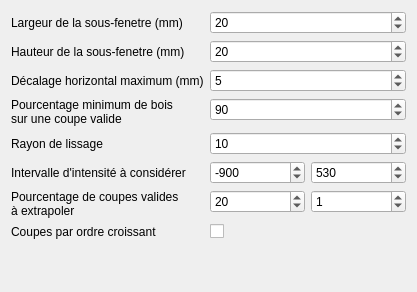
           <widget class="QWidget" name="page_11">
            <property name="geometry">
             <rect>
              <x>0</x>
              <y>0</y>
              <width>417</width>
              <height>292</height>
             </rect>
            </property>
            <attribute name="label">
             <string>Moelle des nœuds</string>
            </attribute>
            <layout class="QFormLayout" name="formLayout_12">
             <property name="fieldGrowthPolicy">
              <enum>QFormLayout::AllNonFixedFieldsGrow</enum>
             </property>
             <item row="0" column="0">
              <widget class="QLabel" name="label_58">
               <property name="text">
                <string>Largeur de la sous-fenetre (mm)</string>
               </property>
              </widget>
             </item>
             <item row="0" column="1">
              <widget class="QSpinBox" name="_spinPithSubWindowWidth_knot">
               <property name="minimum">
                <number>1</number>
               </property>
               <property name="maximum">
                <number>200</number>
               </property>
               <property name="value">
                <number>20</number>
               </property>
              </widget>
             </item>
             <item row="1" column="0">
              <widget class="QLabel" name="label_16">
               <property name="text">
                <string>Hauteur de la sous-fenetre (mm)</string>
               </property>
              </widget>
             </item>
             <item row="1" column="1">
              <widget class="QSpinBox" name="_spinPithSubWindowHeight_knot">
               <property name="minimum">
                <number>1</number>
               </property>
               <property name="maximum">
                <number>200</number>
               </property>
               <property name="value">
                <number>20</number>
               </property>
              </widget>
             </item>
             <item row="2" column="0">
              <widget class="QLabel" name="label_57">
               <property name="text">
                <string>Décalage horizontal maximum (mm)</string>
               </property>
              </widget>
             </item>
             <item row="2" column="1">
              <widget class="QSpinBox" name="_spinPithMaximumShift_knot">
               <property name="maximum">
                <number>100</number>
               </property>
               <property name="value">
                <number>5</number>
               </property>
              </widget>
             </item>
             <item row="4" column="0">
              <widget class="QLabel" name="label_59">
               <property name="text">
                <string>Rayon de lissage</string>
               </property>
              </widget>
             </item>
             <item row="4" column="1">
              <widget class="QSpinBox" name="_spinPithSmoothingRadius_knot">
               <property name="maximum">
                <number>50</number>
               </property>
               <property name="value">
                <number>10</number>
               </property>
              </widget>
             </item>
             <item row="6" column="0">
              <widget class="QLabel" name="label_22">
               <property name="text">
                <string>Intervalle d'intensité à considérer</string>
               </property>
              </widget>
             </item>
             <item row="6" column="1">
              <layout class="QHBoxLayout" name="horizontalLayout_6">
               <item>
                <widget class="QSpinBox" name="_spinPithMinIntensity_knot">
                 <property name="minimum">
                  <number>-3024</number>
                 </property>
                 <property name="maximum">
                  <number>3024</number>
                 </property>
                 <property name="value">
                  <number>-900</number>
                 </property>
                </widget>
               </item>
               <item>
                <widget class="QSpinBox" name="_spinPithMaxIntensity_knot">
                 <property name="minimum">
                  <number>-3024</number>
                 </property>
                 <property name="maximum">
                  <number>3024</number>
                 </property>
                 <property name="value">
                  <number>530</number>
                 </property>
                </widget>
               </item>
              </layout>
             </item>
             <item row="8" column="0">
              <widget class="QLabel" name="label_60">
               <property name="text">
                <string>Coupes par ordre croissant</string>
               </property>
              </widget>
             </item>
             <item row="8" column="1">
              <widget class="QCheckBox" name="_chechPithAscendingOrder_knot">
               <property name="text">
                <string/>
               </property>
               <property name="checked">
                <bool>false</bool>
               </property>
              </widget>
             </item>
             <item row="3" column="0">
              <widget class="QLabel" name="label_61">
               <property name="text">
                <string>Pourcentage minimum de bois
sur une coupe valide</string>
               </property>
              </widget>
             </item>
             <item row="3" column="1">
              <widget class="QSpinBox" name="_spinPithMinimumWoodPercentage_knot">
               <property name="maximum">
                <number>100</number>
               </property>
               <property name="value">
                <number>90</number>
               </property>
              </widget>
             </item>
             <item row="7" column="0">
              <widget class="QLabel" name="label_47">
               <property name="text">
                <string>Pourcentage de coupes valides
à extrapoler</string>
               </property>
              </widget>
             </item>
             <item row="7" column="1">
              <layout class="QHBoxLayout" name="horizontalLayout_17">
               <item>
                <widget class="QSpinBox" name="_spinFirstSlicesToExtrapolate_knot">
                 <property name="maximum">
                  <number>100</number>
                 </property>
                 <property name="value">
                  <number>20</number>
                 </property>
                </widget>
               </item>
               <item>
                <widget class="QSpinBox" name="_spinLastSlicesToExtrapolate_knot">
                 <property name="maximum">
                  <number>100</number>
                 </property>
                 <property name="value">
                  <number>1</number>
                 </property>
                </widget>
               </item>
              </layout>
             </item>
            </layout>
           </widget>
